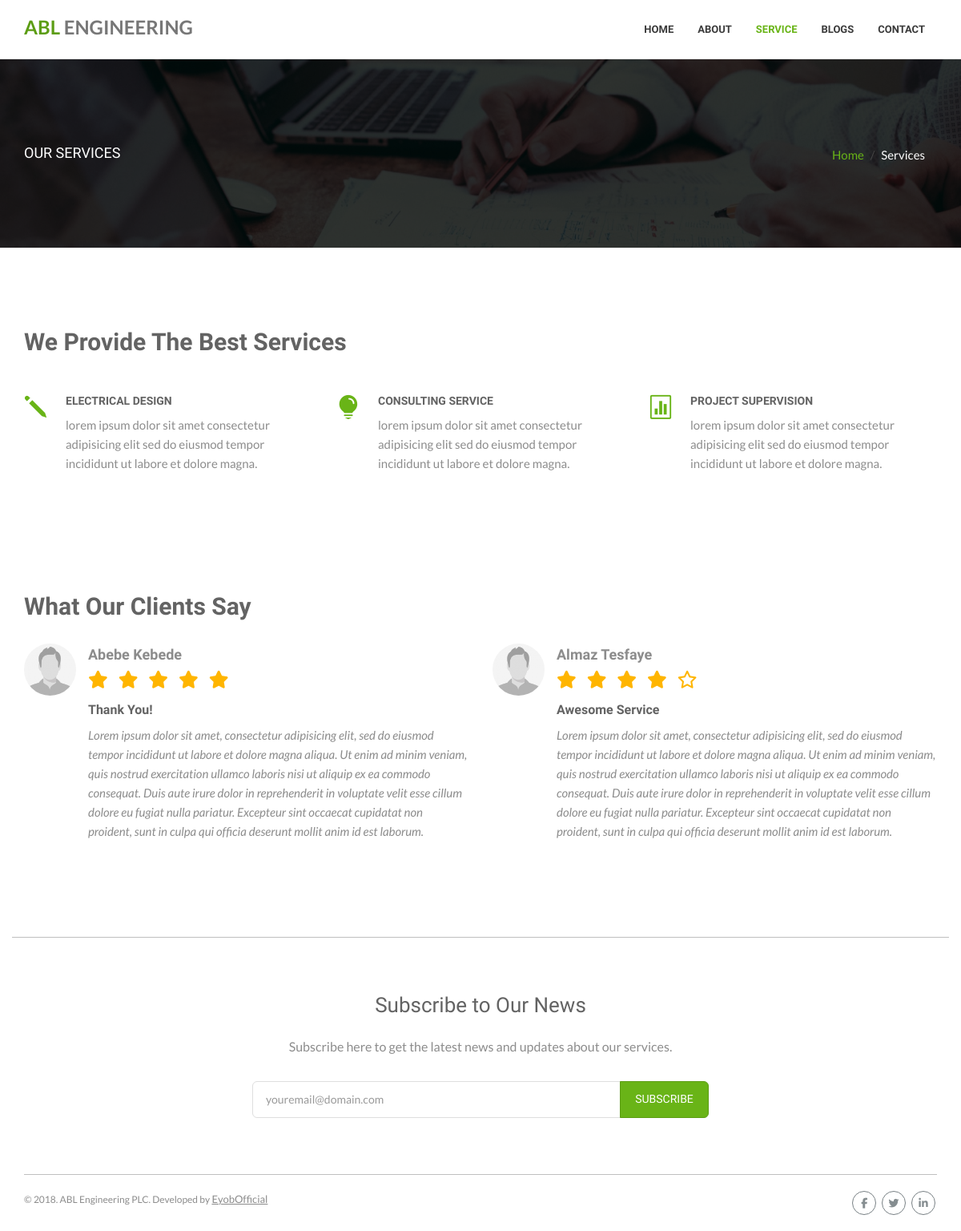
The app's page /service/, older data.
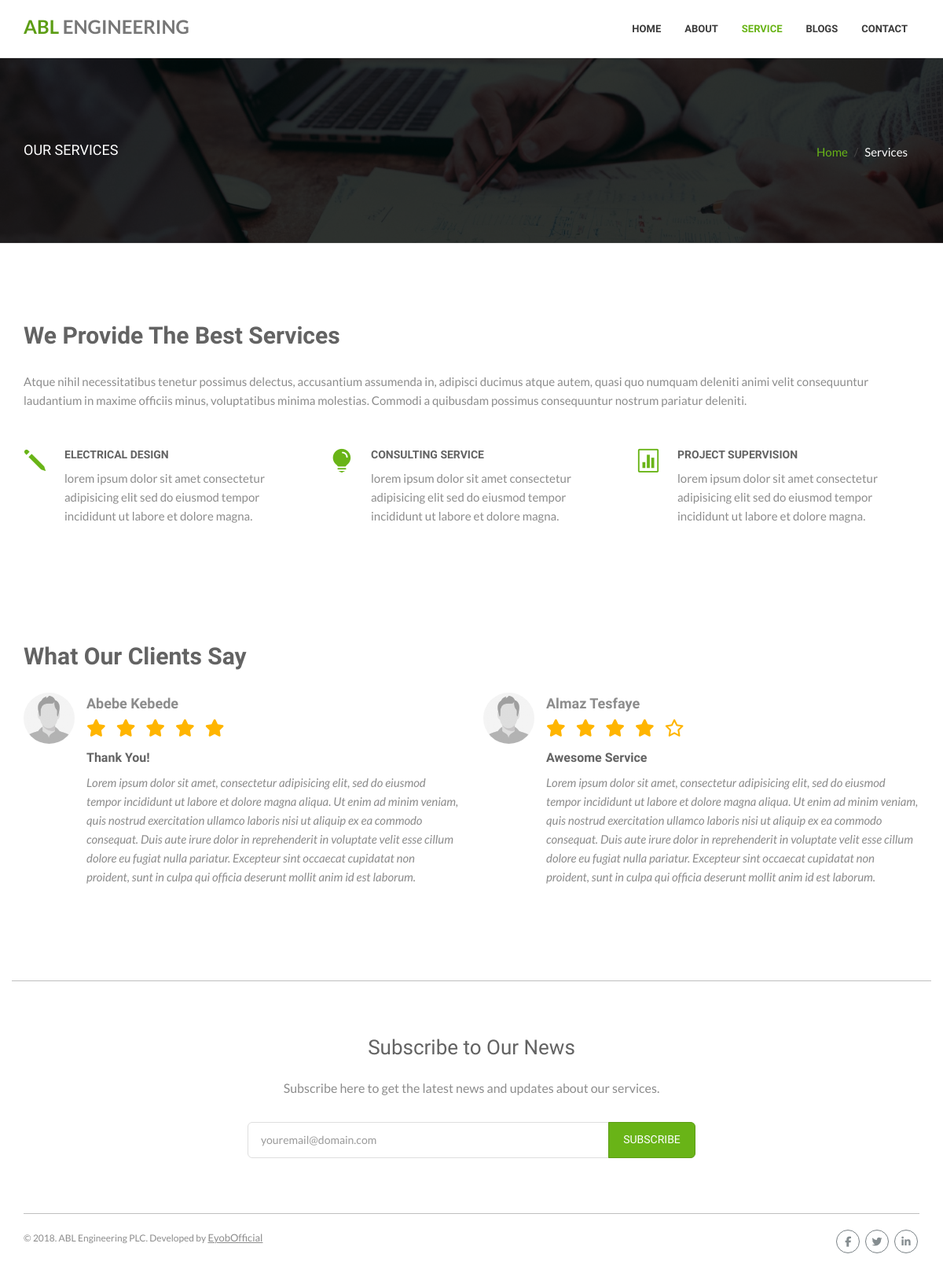
The same page, newer data.
### pages/models.py (models this page shows, shortened)
class Base(models.Model):
    created_at = models.DateTimeField(
        'Created Date',
        null=True, blank=True,
        auto_now_add=True,
        help_text='Record first created date and time'
    )
    updated_at = models.DateTimeField(
        'Last Modified',
        null=True, blank=True,
        auto_now=True,
        help_text='Record last modified date and time'
    )
    class Meta:
        abstract = True
        get_latest_by = ['-updated_at', ]

class Brand(Base):
    title = models.CharField('Company title', max_length=100)
    logo = models.ImageField(
        'Company logo', upload_to='brand/logo/',
        blank=True, null=True
    )
    background = models.ImageField(
        'Background Picture',
        blank=True, null=True,
    )
    fevicon = models.ImageField(
        'Fevicon (Title Icon)',
        upload_to='fevicon/',
        null=True, blank=True,
    )
    story = models.TextField('Background story', blank=True)
    who = models.TextField('Who we are', blank=True)
    what = models.TextField('What we do', blank=True)
    team_description = models.TextField('Team description', blank=True)
    service_description = models.TextField('Service description', blank=True)
    contact_description = models.TextField('Contact description', blank=True)
    address = models.TextField('Compay address', blank=True)
    phone1 = models.CharField(max_length=30, blank=True)
    phone2 = models.CharField(max_length=30, blank=True)
    email = models.EmailField(blank=True)
    facebook = models.URLField(blank=True)
    twitter = models.URLField(blank=True)
    linkedin = models.URLField(blank=True)
    keywords = models.TextField(
        blank=True,
        help_text='Comma separated keywords. Ex: abl, electrical, consulting, '
    )
    description = models.TextField(blank=True)
    class Meta:
        verbose_name = 'Company'
        verbose_name_plural = 'Company'

### pages/views.py (the view)
# urls.py: path('service/', views.ServiceView.as_view(), name='service'),
class ServiceView(TemplateView):
    template_name = 'pages/service.html'
    def get_context_data(self, *args, **kwargs):
        context = super().get_context_data(*args, **kwargs)
        context['brand'] = get_object_or_404(models.Brand, pk=1)
        context['service_list'] = models.Service.objects.all()
        context['testimonal_list'] = models.Testimonial.objects.all()
        context['page'] = 'service'
        return context

### pages/models.py (called while the page is built)
    def get_stars(self, *args, **kwargs):
        i = 1
        stars = []
        while i <= 5:
            if i <= self.rating:
                stars.append('*')
            else:
                stars.append('')
            i += 1
        return stars

### pages/templates/pages/service.html (shortened to what this page needs)
{% extends 'base.html' %}
{% load static %}
{% block content %}
<div id="page-header-services" class="page-header has-background-image">
    <div class="overlay"></div>
    <div class="container">
        <h1 class="page-title">OUR SERVICES</h1>
        <ol class="breadcrumb link-accent">
            <li><a href="{% url 'pages:index' %}">Home</a></li>
            <li class="active">Services</li>
        </ol>
    </div>
</div>
<div class="page-content no-margin-bottom">
    <section>
        <div class="container">
            <h2 class="section-heading">We Provide The Best Services</h2>
            {{ brand.service_description }}
            <div class="row margin-top-50">
                {% for service in service_list %}
                <div class="col-md-4">
                    <div class="icon-info icon-info-left">
                        {% autoescape off %}
                        {{ service.icon }}
                        {% endautoescape %}
                        <div class="text">
                            <h2 class="title">{{ service.title }}</h2>
                            <p>{{ service.description }}</p>
                        </div>
                    </div>
                </div>
                {% endfor %}
            </div>
        </div>
    </section>
    <section>
        <div class="container">
            <h2 class="section-heading">What Our Clients Say</h2>
            <div class="row">
                {% for testimonial in testimonal_list %}
                <div class="col-md-6">
                    <div class="testimonial-rating">
                        {% if testimonail.picture %}
                        <img src="{{ testimonail.picture.url }}" class="img-circle avatar" alt="{{ testimonail.client }}">
                        {% else %}
                         <img src="{% static 'assets/img/avatar-placeholder.jpg' %}" class="img-circle avatar" alt="{{ testimonail.client }}">
                        {% endif %}
                        <div class="text">
                            <strong class="name">{{ testimonial.client }}</strong>
                            <span class="rating">
                                {% for star in testimonial.get_stars %}
                                    {% if star == '*' %}
                                    <i class="fa fa-star"></i>
                                    {% else %}
                                    <i class="fa fa-star-o"></i>
                                    {% endif %}
                                {% endfor %}
                            </span>
                            <h4 class="title">{{ testimonial.title }}</h4>
                            <p class="content">
                                {{ testimonial.description }}
                            </p>
                        </div>
                    </div>
                </div>
                {% endfor %}
            </div>
        </div>
    </section>
</div>
{% endblock content %}

Row changes from the older to the newer data that the page shows:
now on this page (row edited): Brand: service_description "Atque nihil necessitatibus tenetur possimus delectus, accusantium assumenda in, adipisci ducimus atque autem, quasi quo numquam deleniti animi velit consequuntur laudantium in maxime officiis minus, voluptatibus minima molestias. Commodi a quibusdam possimus consequuntur nostrum pariatur deleniti."
